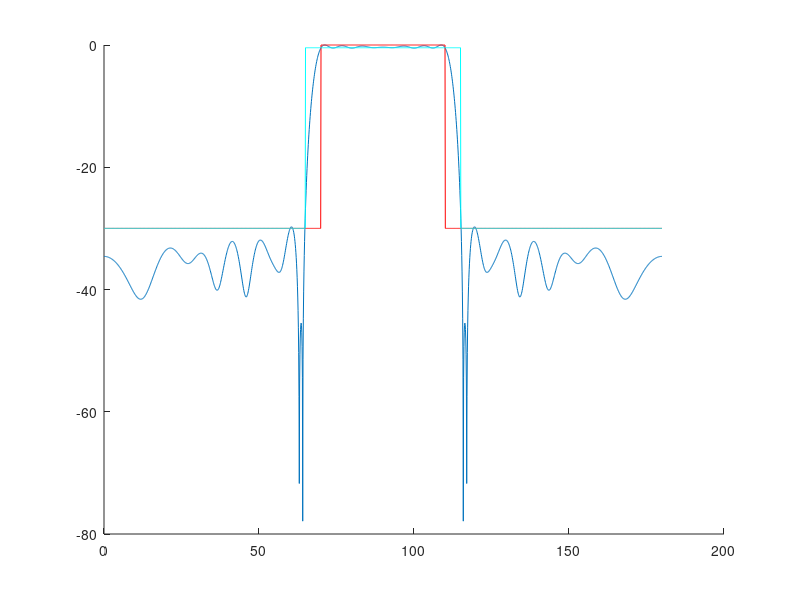

This figure's MATLAB source:
clc;
clear;

N = 41; %N antenna elements
lambda = 1;
%position of antenna array
d=zeros(1,N);
d(1) = 10;
d(2) = 9.6065;
d(3) = 8.8098;
d(4) = 8.2995;
d(5) = 7.8973;
d(6) = 7.3497;
d(7) = 6.8494;
d(8) = 6.5302;
d(9) = 5.6299;
d(10)=5.3749;
d(11)=5;
d(12)=4.6065;
d(13)=3.8098;
d(14)=3.2995;
d(15)=2.8973;
d(16)=2.3497;
d(17)=1.8494;
d(18)=1.5302;
d(19)=0.6299;
d(20)=0.3749;
d(21)=0;
d(41) = -10;
d(40) = -9.6065;
d(39) = -8.8098;
d(38) = -8.2995;
d(37) = -7.8973;
d(36) = -7.3497;
d(35) = -6.8494;
d(34) = -6.5302;
d(33) = -5.6299;
d(32)=-5.3749;
d(31)=-5;
d(30)=-4.6065;
d(29)=-3.8098;
d(28)=-3.2995;
d(27)=-2.8973;
d(26)=-2.3497;
d(25)=-1.8494;
d(24)=-1.5302;
d(23)=-0.6299;
d(22)=-0.3749;

%number of mainlobe samples
theta_m = 70:2:110;
L_m = length(theta_m);
u_m = cos(theta_m*pi/180);
A_m = exp(1i*(2*pi/lambda)*u_m'*d);
%sidelobe
theta_s = [0:1:65,115:1:180];
L_s = length(theta_s);
u_s = cos(theta_s*pi/180);
A_s = exp(1i*(2*pi/lambda)*u_s'*d);
L = L_m + L_s;
%transformation matrix
theta = [theta_m,theta_s];
u = cos(theta*pi/180);
A = exp(1i*(2*pi/lambda)*u'*d);
%desired beampattern
%amplitude
fm = [ones(L_m,1);10^(-35/20)*ones(L_s,1)];
%phase
fp = ones(L,1);
f = fm.*fp;
%emphasis vector
w = ones(L,1);
W = diag(w);
mu = 0.5;
%ripple tolerance
gamma = 0;
epsilon = 0.05;
km = 40;
kp = 4000;
x0 = inv(A'*A)*A'*f;

%change weight every iteration
error = 1;
tic;
for k = 1:12
     xp = inv(A'*W*A)*(A'*W)*f;
     xp = xp./abs(xp);
     iawa = inv(real(diag(xp)'*A'*W*A*diag(xp)));
     awf = real(diag(xp)'*A'*W*f)-(1/mu)*ones(N,1);
     xa = max(iawa*awf,gamma);
     xc = xa.*xp;
     %update the weight corresponding to mainlobe
     fi = abs(A*xc)./max(abs(A*xc));
     em = fi(1:L_m)-f(1:L_m);
     for i = 1:L_m
          if (em(i) < -epsilon)
             w(i) = w(i) + km * abs(em(i));
          end
     end
     %update the weight corresponding to sidelobe
     es = fi(L_m+1:end)-f(L_m+1:end);
     w(L_m+1:end) = max(kp*es,0);
     W = diag(w);
     error = norm(x0-xc);
     x0 = xc;     
end

t = toc;
%calculate the number of selected antennas
lam = 0;
for i = 1:N
    if (abs(xc(i))<0.003)
        xc(i)=0;
    else
        lam = lam + 1;
    end
end

%define the transformation matrix for plotting
theta_plot = [0:0.1:180];
u_plot = cos(theta_plot*pi/180);
A_plot = exp(1i*(2*pi/lambda)*u_plot'*d);
figure(2);hold on;
y = 20*log10(abs(A_plot*xc)/max(abs(A_plot*xc)));
hold on;
plot(theta_plot,y);
hold on;
fdd = 10^(-30/20)*ones(length(theta_plot),1);
fdd(701:1101) = 1;
plot(theta_plot,20*log10(fdd),'r');
fddd = 10^(-30/20)*ones(length(theta_plot),1);
fddd(651:1151) = 0.95;
plot(theta_plot,20*log10(fddd),'c');

